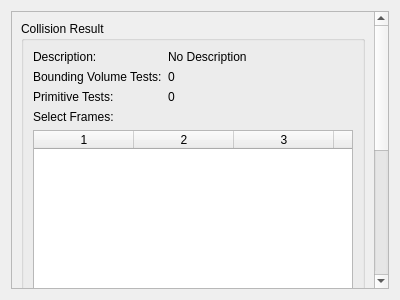
<?xml version="1.0" encoding="UTF-8"?>
<ui version="4.0">
 <class>CollisionResultWidget</class>
 <widget class="QWidget" name="CollisionResultWidget">
  <property name="geometry">
   <rect>
    <x>0</x>
    <y>0</y>
    <width>400</width>
    <height>300</height>
   </rect>
  </property>
  <property name="windowTitle">
   <string>Form</string>
  </property>
  <layout class="QGridLayout" name="gridLayout">
   <item row="0" column="0">
    <widget class="QScrollArea" name="_scroll">
     <property name="horizontalScrollBarPolicy">
      <enum>Qt::ScrollBarAlwaysOff</enum>
     </property>
     <property name="widgetResizable">
      <bool>true</bool>
     </property>
     <widget class="QWidget" name="_contents">
      <property name="geometry">
       <rect>
        <x>0</x>
        <y>0</y>
        <width>364</width>
        <height>558</height>
       </rect>
      </property>
      <layout class="QGridLayout" name="gridLayout_3">
       <item row="0" column="0">
        <widget class="QGroupBox" name="_groupBox">
         <property name="title">
          <string>Collision Result</string>
         </property>
         <layout class="QGridLayout" name="gridLayout_6">
          <item row="0" column="0">
           <layout class="QFormLayout" name="_formLayout">
            <property name="fieldGrowthPolicy">
             <enum>QFormLayout::AllNonFixedFieldsGrow</enum>
            </property>
            <item row="0" column="0">
             <widget class="QLabel" name="_descriptionLabel">
              <property name="text">
               <string>Description:</string>
              </property>
             </widget>
            </item>
            <item row="0" column="1">
             <widget class="QLabel" name="_description">
              <property name="text">
               <string>No Description</string>
              </property>
              <property name="wordWrap">
               <bool>true</bool>
              </property>
             </widget>
            </item>
            <item row="1" column="1">
             <widget class="QLabel" name="_bvTests">
              <property name="text">
               <string>0</string>
              </property>
             </widget>
            </item>
            <item row="1" column="0">
             <widget class="QLabel" name="_bvTestLabel">
              <property name="text">
               <string>Bounding Volume Tests:</string>
              </property>
             </widget>
            </item>
            <item row="2" column="1">
             <widget class="QLabel" name="_primTests">
              <property name="text">
               <string>0</string>
              </property>
             </widget>
            </item>
            <item row="2" column="0">
             <widget class="QLabel" name="_primTestsLabel">
              <property name="text">
               <string>Primitive Tests:</string>
              </property>
             </widget>
            </item>
           </layout>
          </item>
          <item row="2" column="0">
           <layout class="QVBoxLayout" name="_layout">
            <item>
             <widget class="QLabel" name="_framePairLabel">
              <property name="text">
               <string>Select Frames:</string>
              </property>
             </widget>
            </item>
            <item>
             <widget class="QTableWidget" name="_framePairTable">
              <property name="editTriggers">
               <set>QAbstractItemView::NoEditTriggers</set>
              </property>
              <property name="selectionBehavior">
               <enum>QAbstractItemView::SelectRows</enum>
              </property>
              <property name="columnCount">
               <number>5</number>
              </property>
              <attribute name="horizontalHeaderShowSortIndicator" stdset="0">
               <bool>true</bool>
              </attribute>
              <attribute name="horizontalHeaderStretchLastSection">
               <bool>true</bool>
              </attribute>
              <attribute name="verticalHeaderVisible">
               <bool>false</bool>
              </attribute>
              <attribute name="verticalHeaderDefaultSectionSize">
               <number>20</number>
              </attribute>
              <column/>
              <column/>
              <column/>
              <column/>
              <column/>
             </widget>
            </item>
            <item>
             <widget class="QLabel" name="_collisionPairLabel">
              <property name="text">
               <string>Collision Pairs:</string>
              </property>
             </widget>
            </item>
            <item>
             <widget class="QTableWidget" name="_collisionPairs">
              <property name="editTriggers">
               <set>QAbstractItemView::NoEditTriggers</set>
              </property>
              <property name="selectionBehavior">
               <enum>QAbstractItemView::SelectRows</enum>
              </property>
              <property name="columnCount">
               <number>1</number>
              </property>
              <attribute name="horizontalHeaderShowSortIndicator" stdset="0">
               <bool>true</bool>
              </attribute>
              <attribute name="horizontalHeaderStretchLastSection">
               <bool>true</bool>
              </attribute>
              <attribute name="verticalHeaderVisible">
               <bool>false</bool>
              </attribute>
              <attribute name="verticalHeaderDefaultSectionSize">
               <number>20</number>
              </attribute>
              <column/>
             </widget>
            </item>
           </layout>
          </item>
         </layout>
        </widget>
       </item>
      </layout>
     </widget>
    </widget>
   </item>
  </layout>
 </widget>
 <resources/>
 <connections/>
</ui>
